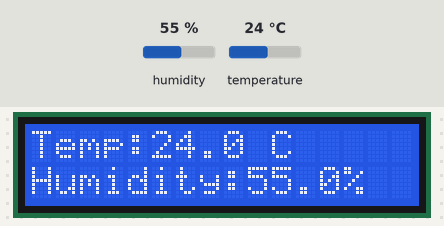
Simulated run of this program. Board: Raspberry Pi (BCM pin numbers). Parts: 16×2 character LCD. Inputs (shaded band) come from the test bench; at power-on: humidity 55 %, temperature 24 °C.

Above: at 1.9 s.
2.0 s: humidity set to 22 %
At 4.9 s:
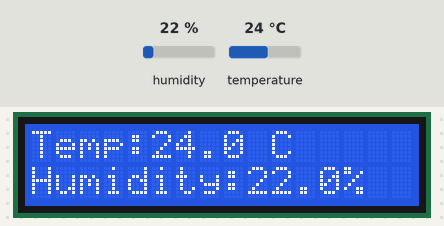
8.0 s: temperature set to 12 °C
At 10.0 s:
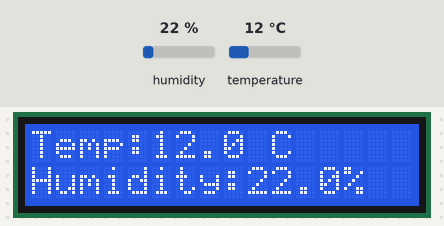
13.2 s: humidity set to 40 %
At 15.2 s:
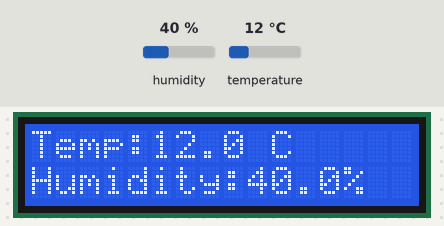
18.4 s: temperature set to 19 °C
At 20.3 s:
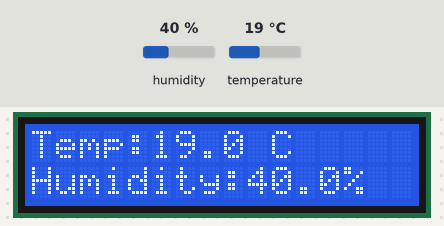
Timing chart, 0 to 21.8 s (numbered marks = the images above; inputs shaded):
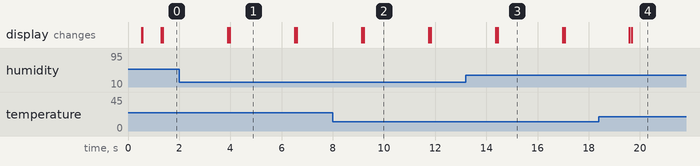

The program:

demo_dht11-dht22.py
```python
# Temperature / humdiity detector using a DHT11 or DHT22 sensor
# REQUIRES ADAFRUIT LIBRARY INSTALLED

# INSTRUCTIONS: git clone https://github.com/adafruit/Adafruit_Python_DHT.git
# INSTRUCTIONS: sudo apt-get install build-essential python-dev python-openssl
# INSTRUCTIONS: sudo python setup.py install
# INSTRUCTIONS: FIND DHT11 or DHT22 INFO ONLINE FOR CONNECTING. 10k resister required
#Written by Bradley Gillap 2016

import Adafruit_DHT as dht	#Arguments dht instead of Adafruit_DHT, DHT11 device, GPIO26
import lcddriver
import time

#Assign to variables

pin = 26   					#GPIO pin we are communicating on CHANGE THIS
h,t = dht.read_retry(dht.DHT11, pin)		#Refreshes the DHT sensor. ARG DHT11 or DHT22 sensor
display = lcddriver.lcd()			#Refering to the LCD
temp = 'Temp:{0:0.1f} C'.format(t)		#Store temp string info
humid = 'Humidity:{1:0.1f}%'.format(t,h)	#Store Humidity info

try:
	while True:
			h,t = dht.read_retry(dht.DHT11, pin)		#Loop the check sensor check DHT11 or DHT22 sensor
			temp = 'Temp:{0:0.1f} C'.format(t)		#Update variable temperature
			humid = 'Humidity:{1:0.1f}%'.format(t,h)	#Update variable humidity
			display.lcd_clear()				#Clear screen
			display.lcd_display_string(temp, 1)		#write temp to screen
			display.lcd_display_string(humid, 2)		#write humdity to screen
			time.sleep(2)

except KeyboardInterrupt: # If there is a KeyboardInterrupt (when you press ctrl+c), exit the program and cleanup
    print("Cleaning up!")
    display.lcd_clear()
```

lcddriver.py
```python
# Driver library for LCD display. Provided by Ryanteck LTD.
# The procedures below can all be called in your own code!
# You can just stick to the print string one though ;-)

# This is the driver library for the LCD display
# It contains some functions that you can call in your own program
# Just remember that in order to use it you have to import it
# You can do that with the line: import lcddriver
# Make sure that lcddriver is in the same directory though!
# Credit for this code goes to "natbett" of the Raspberry Pi Forum 18/02/13

import i2c_lib
from time import *

# LCD Address
ADDRESS = 0x3F

# commands
LCD_CLEARDISPLAY = 0x01
LCD_RETURNHOME = 0x02
LCD_ENTRYMODESET = 0x04
LCD_DISPLAYCONTROL = 0x08
LCD_CURSORSHIFT = 0x10
LCD_FUNCTIONSET = 0x20
LCD_SETCGRAMADDR = 0x40
LCD_SETDDRAMADDR = 0x80

# flags for display entry mode
LCD_ENTRYRIGHT = 0x00
LCD_ENTRYLEFT = 0x02
LCD_ENTRYSHIFTINCREMENT = 0x01
LCD_ENTRYSHIFTDECREMENT = 0x00

# flags for display on/off control
LCD_DISPLAYON = 0x04
LCD_DISPLAYOFF = 0x00
LCD_CURSORON = 0x02
LCD_CURSOROFF = 0x00
LCD_BLINKON = 0x01
LCD_BLINKOFF = 0x00

# flags for display/cursor shift
LCD_DISPLAYMOVE = 0x08
LCD_CURSORMOVE = 0x00
LCD_MOVERIGHT = 0x04
LCD_MOVELEFT = 0x00

# flags for function set
LCD_8BITMODE = 0x10
LCD_4BITMODE = 0x00
LCD_2LINE = 0x08
LCD_1LINE = 0x00
LCD_5x10DOTS = 0x04
LCD_5x8DOTS = 0x00

# flags for backlight control
LCD_BACKLIGHT = 0x08
LCD_NOBACKLIGHT = 0x00

En = 0b00000100 # Enable bit
Rw = 0b00000010 # Read/Write bit
Rs = 0b00000001 # Register select bit

class lcd:
   #initializes objects and lcd
   def __init__(self):
      self.lcd_device = i2c_lib.i2c_device(ADDRESS)

      self.lcd_write(0x03)
      self.lcd_write(0x03)
      self.lcd_write(0x03)
      self.lcd_write(0x02)

      self.lcd_write(LCD_FUNCTIONSET | LCD_2LINE | LCD_5x8DOTS | LCD_4BITMODE)
      self.lcd_write(LCD_DISPLAYCONTROL | LCD_DISPLAYON)
      self.lcd_write(LCD_CLEARDISPLAY)
      self.lcd_write(LCD_ENTRYMODESET | LCD_ENTRYLEFT)
      sleep(0.2)

   # clocks EN to latch command
   def lcd_strobe(self, data):
      self.lcd_device.write_cmd(data | En | LCD_BACKLIGHT)
      sleep(.0005)
      self.lcd_device.write_cmd(((data & ~En) | LCD_BACKLIGHT))
      sleep(.0001)

   def lcd_write_four_bits(self, data):
      self.lcd_device.write_cmd(data | LCD_BACKLIGHT)
      self.lcd_strobe(data)

   # write a command to lcd
   def lcd_write(self, cmd, mode=0):
      self.lcd_write_four_bits(mode | (cmd & 0xF0))
      self.lcd_write_four_bits(mode | ((cmd << 4) & 0xF0))

   # put string function
   def lcd_display_string(self, string, line):
      if line == 1:
         self.lcd_write(0x80)
      if line == 2:
         self.lcd_write(0xC0)
      if line == 3:
         self.lcd_write(0x94)
      if line == 4:
         self.lcd_write(0xD4)

      for char in string:
         self.lcd_write(ord(char), Rs)

   # clear lcd and set to home
   def lcd_clear(self):
      self.lcd_write(LCD_CLEARDISPLAY)
      self.lcd_write(LCD_RETURNHOME)
```

i2c_lib.py
```python
import smbus
from time import *

class i2c_device:
   def __init__(self, addr, port=1):
      self.addr = addr
      self.bus = smbus.SMBus(port)

# Write a single command
   def write_cmd(self, cmd):
      self.bus.write_byte(self.addr, cmd)
      sleep(0.0001)

# Write a command and argument
   def write_cmd_arg(self, cmd, data):
      self.bus.write_byte_data(self.addr, cmd, data)
      sleep(0.0001)

# Write a block of data
   def write_block_data(self, cmd, data):
      self.bus.write_block_data(self.addr, cmd, data)
      sleep(0.0001)

# Read a single byte
   def read(self):
      return self.bus.read_byte(self.addr)

# Read
   def read_data(self, cmd):
      return self.bus.read_byte_data(self.addr, cmd)

# Read a block of data
   def read_block_data(self, cmd):
      return self.bus.read_block_data(self.addr, cmd)
```

Measured:
- after the input at 2.0 s, the display: first differs from a run without the input after 2.0 s (image 1)
- after the input at 8.0 s, the display: first differs from a run without the input after 1.2 s (image 2)
- after the input at 13.2 s, the display: first differs from a run without the input after 1.2 s (image 3)
- after the input at 18.4 s, the display: first differs from a run without the input after 1.3 s (image 4)
- what the display in image 1 shows lasts 2.5 s, from 4.0 s to 6.5 s
